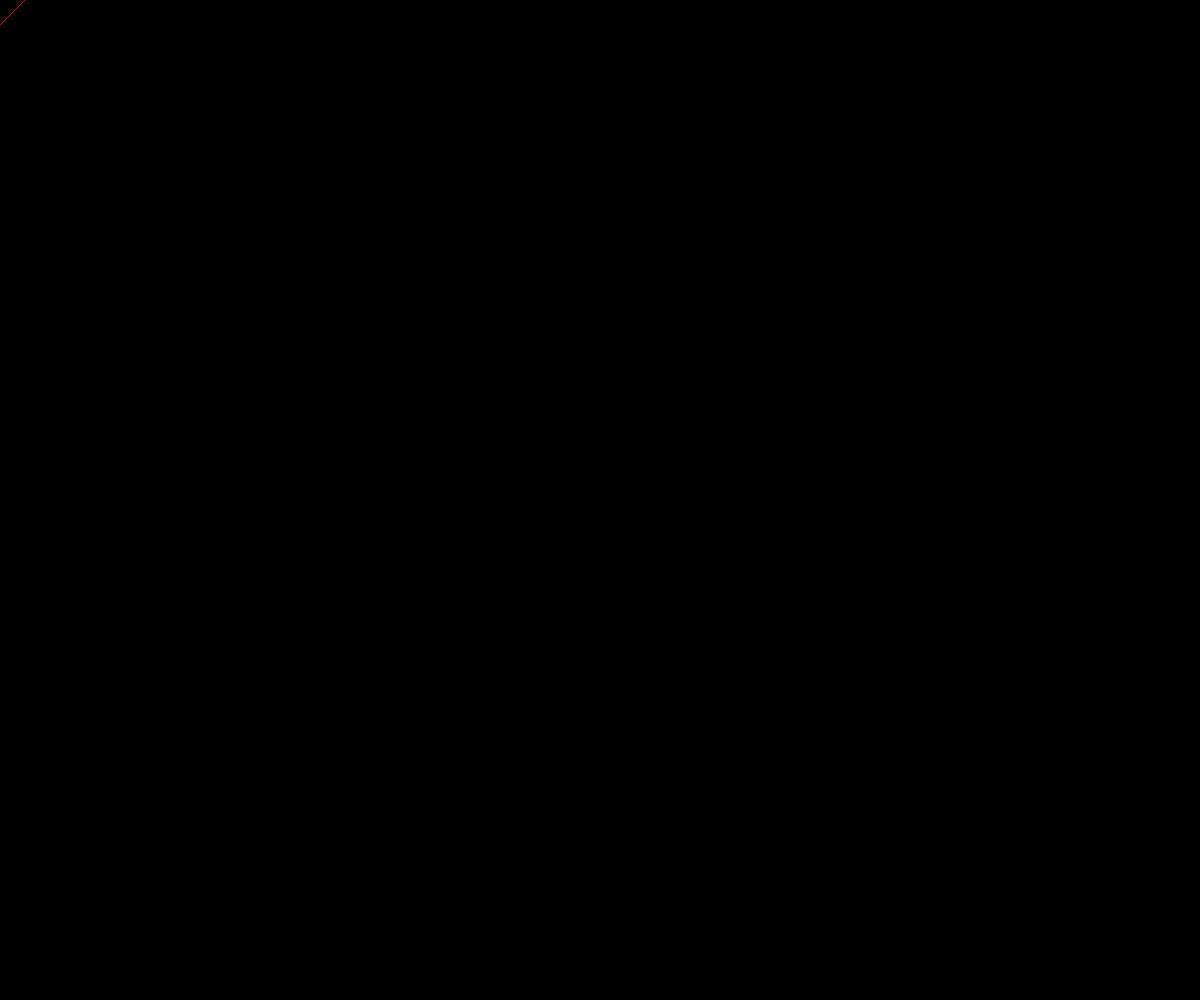
Frame 1 (no input)
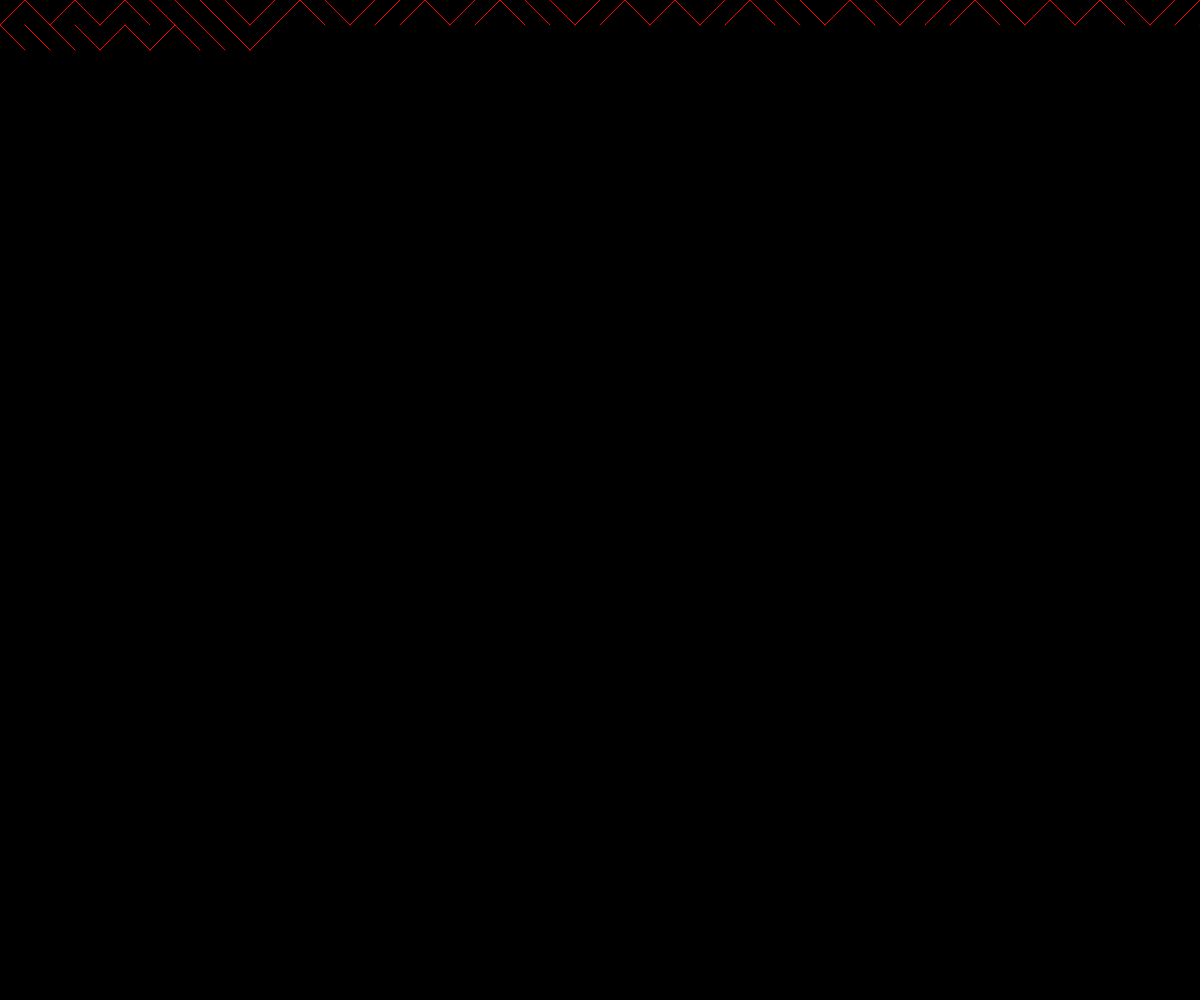
Frame 60 (no input)
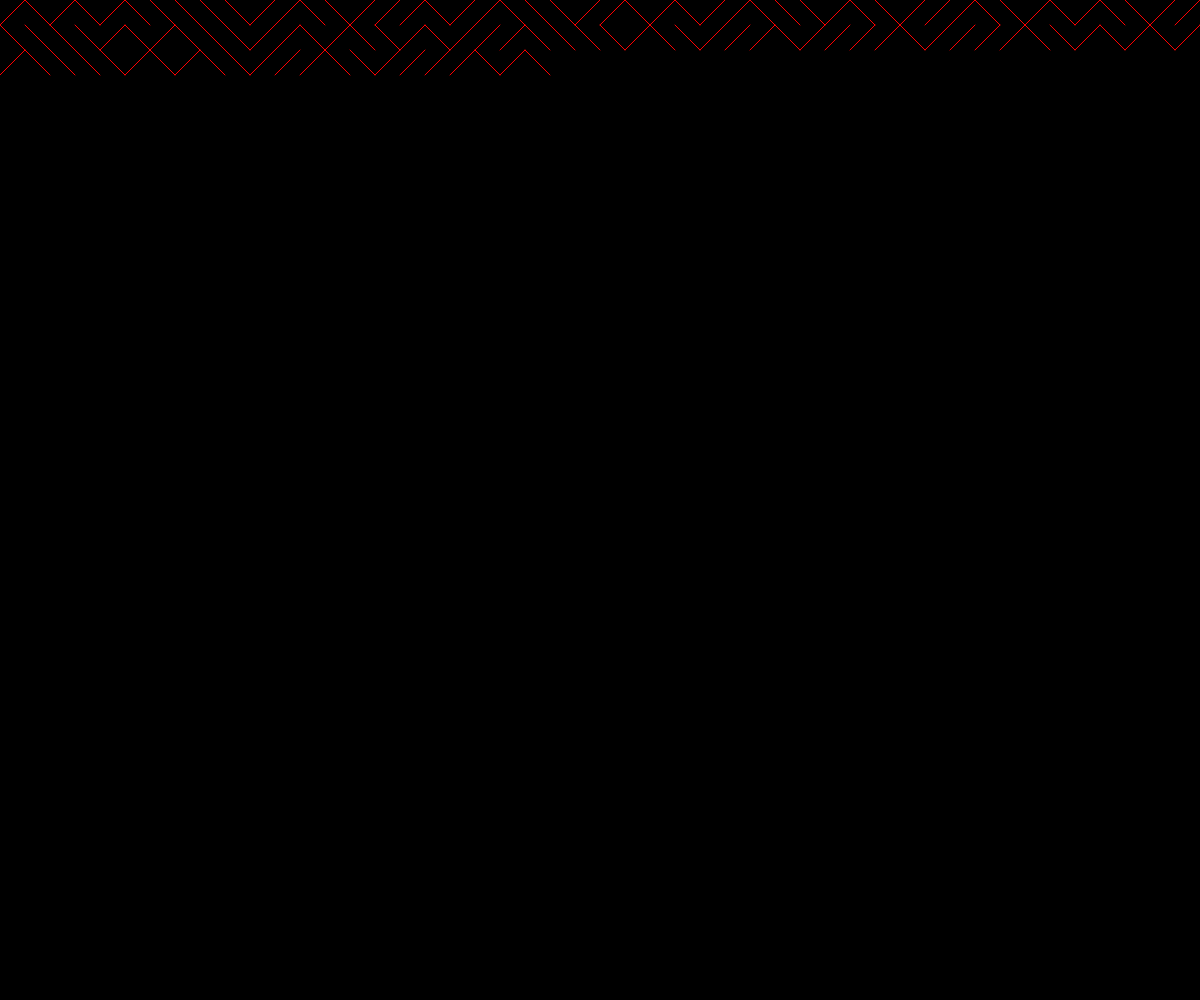
Frame 120 (the mouse pressed at the canvas centre since frame 60)

The p5.js sketch that drew these frames (run headless with seeded random() and noise() and a simulated clock; from frame 60 on, the mouse is pressed at the canvas centre):

// p5.js sketch
// ── sketch.js
let x = 0;
let y = 0;
let spacing = 25;

function setup() 
{
  createCanvas(windowWidth, windowHeight);
  background(0);
}

function draw() 
{
  stroke(255, 0, 0);
  if (random(1) < 0.5)
    line (x, y, x + spacing, y + spacing); //Backwardslash
  else
    line (x, y + spacing, x + spacing, y); //Forwardslash
  x = x + spacing;
  if (x > width)
  {
    x = 0;
    y = y + spacing;
  }
}
